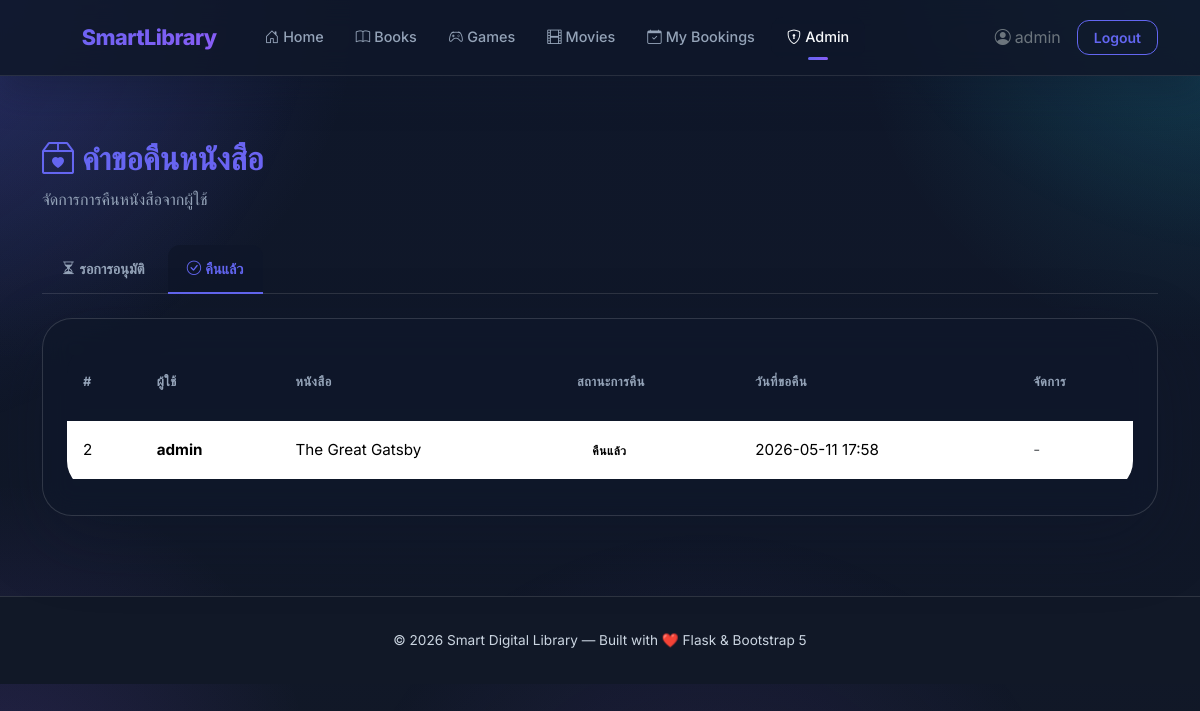
The page /admin/returns?status=returned (signed in) on the database its author committed.
### tables this page shows
CREATE TABLE borrow_requests (
            id INTEGER PRIMARY KEY AUTOINCREMENT,
            user_id INTEGER NOT NULL,
            book_id INTEGER NOT NULL,
            status TEXT NOT NULL DEFAULT 'pending',
            created_at DATETIME DEFAULT CURRENT_TIMESTAMP,
            updated_at DATETIME DEFAULT CURRENT_TIMESTAMP, borrow_days INTEGER DEFAULT 7, due_date DATETIME, return_requested INTEGER DEFAULT 0, returned_at DATETIME, approved_return INTEGER DEFAULT 0,
            FOREIGN KEY (user_id) REFERENCES users(id),
            FOREIGN KEY (book_id) REFERENCES books(id)
        );

CREATE TABLE users (
            id INTEGER PRIMARY KEY AUTOINCREMENT,
            username TEXT UNIQUE NOT NULL,
            email TEXT UNIQUE NOT NULL,
            password_hash TEXT NOT NULL,
            role TEXT NOT NULL DEFAULT 'user',
            created_at DATETIME DEFAULT CURRENT_TIMESTAMP
        );

CREATE TABLE books (
            id INTEGER PRIMARY KEY AUTOINCREMENT,
            title TEXT NOT NULL,
            author TEXT NOT NULL,
            category TEXT NOT NULL,
            description TEXT,
            cover_image TEXT,
            copies INTEGER NOT NULL DEFAULT 1,
            created_at DATETIME DEFAULT CURRENT_TIMESTAMP
        );

### blueprints/admin.py (the view)
@admin_bp.route('/returns')
@admin_required
def return_requests():
    db = get_db()
    status_filter = request.args.get('status', 'return_pending')
    query = '''SELECT br.*, u.username, b.title FROM borrow_requests br
               JOIN users u ON u.id=br.user_id JOIN books b ON b.id=br.book_id
               WHERE br.return_requested = 1'''
    params = []
    if status_filter:
        query += ' AND br.status=?'
        params.append(status_filter)
    query += ' ORDER BY br.created_at DESC'
    requests_list = db.execute(query, params).fetchall()
    return render_template('admin/return_requests.html', requests=requests_list, status_filter=status_filter)

### blueprints/admin.py (called while the page is built)
def get_db():
    if 'db' not in g:
        from flask import current_app
        g.db = sqlite3.connect(current_app.config['DATABASE'])
        g.db.row_factory = sqlite3.Row
        g.db.execute("PRAGMA foreign_keys = ON")
    return g.db

def admin_required(f):
    from functools import wraps
    @wraps(f)
    def decorated(*args, **kwargs):
        if 'user_id' not in session or session.get('role') != 'admin':
            flash('คุณไม่มีสิทธิ์เข้าถึง', 'danger')
            return redirect(url_for('auth.login'))
        return f(*args, **kwargs)
    return decorated

### templates/admin/return_requests.html (shortened to what this page needs)
{% extends "base.html" %}
{% block content %}
<div class="page-header">
    <h1><i class="bi bi-box2-heart me-2"></i>คำขอคืนหนังสือ</h1>
    <p>จัดการการคืนหนังสือจากผู้ใช้</p>
</div>
<ul class="nav nav-tabs nav-tabs-custom mb-4" role="tablist">
    <li class="nav-item"><a class="nav-link {% if status_filter == 'return_pending' %}active{% endif %}" href="{{ url_for('admin.return_requests', status='return_pending') }}"><i class="bi bi-hourglass-split me-1"></i>รอการอนุมัติ</a></li>
    <li class="nav-item"><a class="nav-link {% if status_filter == 'returned' %}active{% endif %}" href="{{ url_for('admin.return_requests', status='returned') }}"><i class="bi bi-check-circle me-1"></i>คืนแล้ว</a></li>
</ul>
<div class="glass-card">
    <div class="table-responsive">
        <table class="table table-custom mb-0">
            <thead>
                <tr>
                    <th>#</th>
                    <th>ผู้ใช้</th>
                    <th>หนังสือ</th>
                    <th>สถานะการคืน</th>
                    <th>วันที่ขอคืน</th>
                    <th>จัดการ</th>
                </tr>
            </thead>
            <tbody>
            {% if requests %}
                {% for req in requests %}
                <tr>
                    <td>{{ req.id }}</td>
                    <td><strong>{{ req.username }}</strong></td>
                    <td>{{ req.title }}</td>
                    <td>
                        {% if req.status == 'return_pending' %}
                        <span class="badge-status badge-warning">รอการอนุมัติ</span>
                        {% elif req.status == 'returned' %}
                        <span class="badge-status badge-success">คืนแล้ว</span>
                        {% else %}
                        <span class="badge-status">{{ req.status }}</span>
                        {% endif %}
                    </td>
                    <td>{{ req.created_at[:16] }}</td>
                    <td>
                        {% if req.status == 'return_pending' %}
                        <form method="POST" action="{{ url_for('admin.approve_return', req_id=req.id) }}" class="d-inline" onsubmit="return confirm('อนุมัติการคืนหนังสือนี้?')">
                            <button type="submit" class="btn btn-success-custom btn-sm-custom me-1"><i class="bi bi-check-circle"></i> อนุมัติ</button>
                        </form>
                        {% else %}
                        <span class="text-muted text-sm">-</span>
                        {% endif %}
                    </td>
                </tr>
                {% endfor %}
            {% endif %}
            </tbody>
        </table>
    </div>
</div>
{% endblock %}

### static/css/style.css (style rules this page uses)
:root { --bg-primary: #0F172A; --bg-secondary: #111827; --bg-card: rgba(15, 23, 42, 0.82); --bg-card-hover: rgba(30, 41, 59, 0.92); --bg-glass: rgba(15, 23, 42, 0.45); --border-glass: rgba(255, 255, 255, 0.12); --text-primary: #F8FAFC; --text-secondary: #94A3B8; --text-muted: #CBD5E1; --accent-primary: #6366F1; --accent-secondary: #8B5CF6; --accent-cyan: #22D3EE; --accent-success: #10B981; --accent-warning: #F59E0B; --accent-danger: #EF4444; --accent-info: #38BDF8; --gradient-primary: linear-gradient(135deg, #6366F1 0%, #8B5CF6 100%); --gradient-secondary: linear-gradient(135deg, #22D3EE 0%, #8B5CF6 100%); --gradient-warm: linear-gradient(135deg, #A78BFA 0%, #7C3AED 100%); --gradient-sunset: linear-gradient(135deg, #F59E0B 0%, #EF4444 100%); --gradient-bg: radial-gradient(circle at top left, rgba(99, 102, 241, 0.2), transparent 25%), radial-gradient(circle at top right, rgba(34, 211, 238, 0.15), transparent 24%), radial-gradient(circle at bottom left, rgba(139, 92, 246, 0.16), transparent 22%), linear-gradient(180deg, #0F172A 0%, #111827 100%); --shadow-sm: 0 8px 24px rgba(15, 23, 42, 0.3); --shadow-md: 0 12px 30px rgba(15, 23, 42, 0.35); --shadow-lg: 0 20px 60px rgba(15, 23, 42, 0.45); --shadow-glow: 0 0 40px rgba(99, 102, 241, 0.22); --radius-sm: 12px; --radius-md: 18px; --radius-lg: 24px; --radius-xl: 30px; --transition: all 0.3s ease; }
* { margin: 0; padding: 0; box-sizing: border-box; }
body { font-family: 'Inter', -apple-system, BlinkMacSystemFont, sans-serif; background: var(--gradient-bg); color: var(--text-primary); min-height: 100vh; overflow-x: hidden; line-height: 1.7; }
body::before { content: ''; position: fixed; top: -40%; left: -40%; width: 180%; height: 180%; background: radial-gradient(circle at 15% 20%, rgba(99, 102, 241, 0.18), transparent 22%), radial-gradient(circle at 80% 10%, rgba(34, 211, 238, 0.14), transparent 20%), radial-gradient(circle at 55% 85%, rgba(139, 92, 246, 0.12), transparent 22%); animation: bgFloat 24s ease-in-out infinite; z-index: -1; pointer-events: none; }
.page-header { padding: 2rem 0 1rem; }
.page-header h1 { font-weight: 800; font-size: 2rem; background: var(--gradient-primary); -webkit-background-clip: text; -webkit-text-fill-color: transparent; background-clip: text; }
.page-header p { color: var(--text-secondary); font-size: 1rem; }
.glass-card { background: rgba(15, 23, 42, 0.70); border: 1px solid rgba(255, 255, 255, 0.14); backdrop-filter: blur(14px); -webkit-backdrop-filter: blur(14px); border-radius: var(--radius-xl); padding: 1.5rem; transition: all 0.3s ease; position: relative; overflow: hidden; box-shadow: 0 24px 70px rgba(15, 23, 42, 0.28); }
.glass-card::before { content: ''; position: absolute; top: 0; left: 0; right: 0; height: 2px; background: linear-gradient(90deg, rgba(99, 102, 241, 0.85), rgba(139, 92, 246, 0.6)); opacity: 0; transition: var(--transition); }
.badge-status { padding: 0.45rem 0.9rem; border-radius: 999px; font-weight: 700; font-size: 0.75rem; text-transform: uppercase; letter-spacing: 0.5px; background: rgba(255, 255, 255, 0.06); border: 1px solid rgba(255, 255, 255, 0.08); }
.table-custom { color: var(--text-primary); font-size: 0.95rem; border-collapse: separate; border-spacing: 0 0.8rem; }
.table-custom thead th { background: rgba(15, 23, 42, 0.9); color: var(--text-secondary); font-weight: 700; font-size: 0.8rem; text-transform: uppercase; letter-spacing: 0.5px; border: none; padding: 1rem 1rem; }
.table-custom tbody tr { background: rgba(15, 23, 42, 0.8); border: 1px solid rgba(255, 255, 255, 0.08); border-radius: var(--radius-md); }
.table-custom tbody td { border: none; padding: 1rem 1rem; vertical-align: middle; }
.table-responsive { overflow: hidden; border-radius: var(--radius-xl); }
.nav-tabs-custom { border-bottom: 1px solid var(--border-glass); gap: 0.25rem; }
.nav-tabs-custom .nav-link { color: var(--text-secondary); border: none; font-weight: 600; font-size: 0.9rem; padding: 0.7rem 1.2rem; border-radius: var(--radius-sm) var(--radius-sm) 0 0; transition: var(--transition); }
.nav-tabs-custom .nav-link.active { background: var(--bg-card); color: var(--accent-primary); border-bottom: 2px solid var(--accent-primary); }
.animate-in { animation: fadeInUp 0.5s ease forwards; }

### rows shown on the page
borrow_requests: id "2", username "admin", title "The Great Gatsby", status "คืนแล้ว", created_at "2026-05-11 17:58"

### other values the page prints
{{ current_user.username }} "admin"
